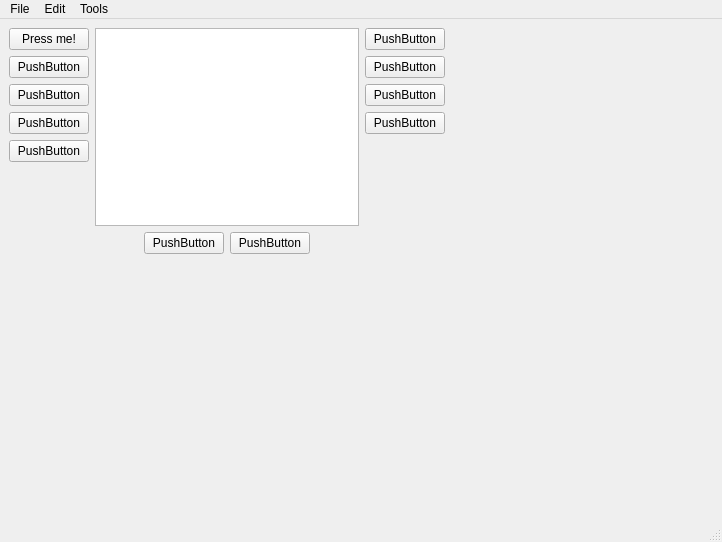
<?xml version="1.0" encoding="UTF-8"?>
<ui version="4.0">
 <class>MainWindow</class>
 <widget class="QMainWindow" name="MainWindow">
  <property name="geometry">
   <rect>
    <x>0</x>
    <y>0</y>
    <width>722</width>
    <height>542</height>
   </rect>
  </property>
  <property name="windowTitle">
   <string>MainWindow</string>
  </property>
  <widget class="QWidget" name="centralwidget">
   <widget class="QWidget" name="">
    <property name="geometry">
     <rect>
      <x>9</x>
      <y>9</y>
      <width>436</width>
      <height>226</height>
     </rect>
    </property>
    <layout class="QVBoxLayout" name="verticalLayout_3">
     <item>
      <layout class="QHBoxLayout" name="horizontalLayout_2">
       <item>
        <layout class="QVBoxLayout" name="verticalLayout">
         <item>
          <widget class="QPushButton" name="push_button">
           <property name="statusTip">
            <string>This is button</string>
           </property>
           <property name="text">
            <string>Press me!</string>
           </property>
          </widget>
         </item>
         <item>
          <widget class="QPushButton" name="pushButton">
           <property name="text">
            <string>PushButton</string>
           </property>
          </widget>
         </item>
         <item>
          <widget class="QPushButton" name="pushButton_2">
           <property name="text">
            <string>PushButton</string>
           </property>
          </widget>
         </item>
         <item>
          <widget class="QPushButton" name="pushButton_3">
           <property name="text">
            <string>PushButton</string>
           </property>
          </widget>
         </item>
         <item>
          <widget class="QPushButton" name="pushButton_4">
           <property name="text">
            <string>PushButton</string>
           </property>
          </widget>
         </item>
         <item>
          <spacer name="verticalSpacer">
           <property name="orientation">
            <enum>Qt::Vertical</enum>
           </property>
           <property name="sizeHint" stdset="0">
            <size>
             <width>20</width>
             <height>40</height>
            </size>
           </property>
          </spacer>
         </item>
        </layout>
       </item>
       <item>
        <widget class="QTextEdit" name="textEdit"/>
       </item>
       <item>
        <layout class="QVBoxLayout" name="verticalLayout_2">
         <item>
          <widget class="QPushButton" name="pushButton_5">
           <property name="text">
            <string>PushButton</string>
           </property>
          </widget>
         </item>
         <item>
          <widget class="QPushButton" name="pushButton_6">
           <property name="text">
            <string>PushButton</string>
           </property>
          </widget>
         </item>
         <item>
          <widget class="QPushButton" name="pushButton_7">
           <property name="text">
            <string>PushButton</string>
           </property>
          </widget>
         </item>
         <item>
          <widget class="QPushButton" name="pushButton_8">
           <property name="text">
            <string>PushButton</string>
           </property>
          </widget>
         </item>
         <item>
          <spacer name="verticalSpacer_2">
           <property name="orientation">
            <enum>Qt::Vertical</enum>
           </property>
           <property name="sizeHint" stdset="0">
            <size>
             <width>20</width>
             <height>40</height>
            </size>
           </property>
          </spacer>
         </item>
        </layout>
       </item>
      </layout>
     </item>
     <item>
      <layout class="QHBoxLayout" name="horizontalLayout">
       <item>
        <spacer name="horizontalSpacer">
         <property name="orientation">
          <enum>Qt::Horizontal</enum>
         </property>
         <property name="sizeHint" stdset="0">
          <size>
           <width>40</width>
           <height>20</height>
          </size>
         </property>
        </spacer>
       </item>
       <item>
        <widget class="QPushButton" name="pushButton_9">
         <property name="text">
          <string>PushButton</string>
         </property>
        </widget>
       </item>
       <item>
        <widget class="QPushButton" name="pushButton_10">
         <property name="text">
          <string>PushButton</string>
         </property>
        </widget>
       </item>
       <item>
        <spacer name="horizontalSpacer_2">
         <property name="orientation">
          <enum>Qt::Horizontal</enum>
         </property>
         <property name="sizeHint" stdset="0">
          <size>
           <width>40</width>
           <height>20</height>
          </size>
         </property>
        </spacer>
       </item>
      </layout>
     </item>
    </layout>
   </widget>
  </widget>
  <widget class="QMenuBar" name="menubar">
   <property name="geometry">
    <rect>
     <x>0</x>
     <y>0</y>
     <width>722</width>
     <height>21</height>
    </rect>
   </property>
   <widget class="QMenu" name="menuFile">
    <property name="title">
     <string>File</string>
    </property>
    <addaction name="action_open"/>
    <addaction name="action_close"/>
   </widget>
   <widget class="QMenu" name="menuEdit">
    <property name="title">
     <string>Edit</string>
    </property>
   </widget>
   <widget class="QMenu" name="menuTools">
    <property name="title">
     <string>Tools</string>
    </property>
   </widget>
   <addaction name="menuFile"/>
   <addaction name="menuEdit"/>
   <addaction name="menuTools"/>
  </widget>
  <widget class="QStatusBar" name="statusbar"/>
  <action name="action_open">
   <property name="text">
    <string>Open</string>
   </property>
   <property name="shortcut">
    <string>Ctrl+O</string>
   </property>
  </action>
  <action name="action_close">
   <property name="text">
    <string>Close</string>
   </property>
  </action>
 </widget>
 <resources/>
 <connections/>
</ui>
